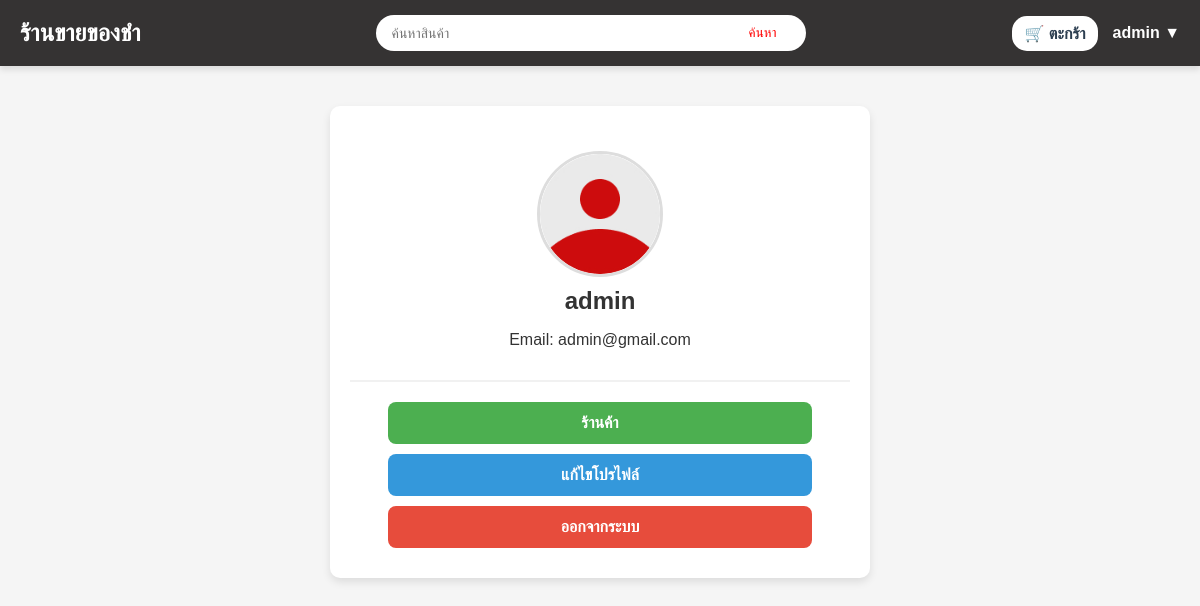
/profile/ (signed in), run on the app's committed database.
### products/models.py (models this page shows)
class User(AbstractUser):
    ROLE_CHOICES = [
        ('member', 'Member'),
        ('admin', 'Admin'),
    ]
    role = models.CharField(max_length=10, choices=ROLE_CHOICES, default='member')
    profile_image = models.ImageField(upload_to='profile/', blank=True, null=True, default='profile/default_profile.jpg')

### products/views.py (the view)
# urls.py: path('profile/', profile, name='profile'),
@login_required
def profile(request):
    return render(request, 'profile.html')

### products/templatetags/cart_tags.py (called while the page is built)
@register.filter
def cart_count(user):
    if user.is_authenticated:
        cart_items = CartItem.objects.filter(cart__user=user)
        return sum(item.quantity for item in cart_items)
    return 0

### templates/profile.html (shortened to what this page needs)
{% extends "base.html" %}
{% load static %}
{% block content %}
<link rel="stylesheet" href="{% static 'css/registration.css' %}">
<div class="profile-container">
    <div class="profile-header">
        <div class="profile-avatar">
            <img src="{{ user.profile_image.url }}" alt="Profile Picture">
        </div>
        <h2 class="profile-name">{{ user.username }}</h2>
        <p class="profile-email">Email: {{ user.email }}</p>
    </div>
    <div class="profile-actions">
        {% if user.is_superuser %}
            <a href="{% url 'home' %}" class="dashboard-btn">ร้านค้า</a>
        {% endif %}
        <a href="{% url 'edit_profile' %}" class="edit-btn">แก้ไขโปรไฟล์</a>
        <a href="{% url 'logout' %}" class="logout-btn">ออกจากระบบ</a>
    </div>
</div>
{% endblock %}

### templates/base.html (shortened to what this page needs)
{% load static %}
{% load cart_tags %}
<!DOCTYPE html>
<html lang="th">
<head>
    <link rel="stylesheet" href="{% static 'css/style.css' %}">
</head>
<body>
    <header>
        <a href="{% url 'home' %}" class="logo">ร้านขายของชำ</a>
        <form method="GET" action="{% url 'search_results' %}" class="search-form">
            <input
                type="text"
                name="query"
                value="{{ request.GET.query }}"
                placeholder="ค้นหาสินค้า"
                class="search-input"
            />
            <button type="submit" class="search-button">
                ค้นหา
            </button>
        </form>
        {% if user.is_authenticated %}
            <div class="user-menu">
                {% with user|cart_count as cart_total_items %}
                    <a href="{% url 'cart' %}" class="cart-btn">
                        🛒 ตะกร้า {% if cart_total_items > 0 %}({{ cart_total_items }}){% endif %}</a>
                {% endwith %}
                <div class="dropdown-container">
                    <span class="user-name" id="userDropdown">{{ user.username }} ▼</span>
                </div>
            </div>
        {% else %}
            <div class="auth-links">
                <a href="{% url 'login' %}" class="btn">เข้าสู่ระบบ</a>
                <a href="{% url 'register' %}" class="btn primary">สมัครสมาชิก</a>
            </div>
        {% endif %}
    </header>
    <main>
        {% block content %}{% endblock %}
    </main>
</body>
</html>

### static/css/style.css (style rules this page uses)
body { font-family: 'Arial', sans-serif; margin: 0; padding: 0; background-color: #f5f5f5; color: #333; }
header { display: flex; justify-content: space-between; align-items: center; padding: 15px 20px; background: #353333; box-shadow: 0px 4px 6px rgba(0, 0, 0, 0.1); }
.logo { font-size: 24px; font-weight: bold; color: white; text-decoration: none; }
.search-form { position: relative; max-width: 400px; width: 100%; }
.search-input { width: 100%; background-color: white; padding: 10px 15px; font-size: 14px; color: #000000; border: none; border-radius: 25px; transition: background-color 0.3s ease; }
.search-button { position: absolute; right: 0px; top: 50%; transform: translateY(-50%); background: none; border: none; cursor: pointer; padding: 0; display: flex; align-items: center; justify-content: center; color: #ff0000; }
.user-menu { display: flex; align-items: center; }
.cart-btn { background: white; padding: 8px 12px; border-radius: 15px; text-decoration: none; font-weight: bold; color: #2c3e50; transition: 0.3s; }
.dropdown-container { position: relative; margin-left: 15px; }
.user-name { cursor: pointer; font-weight: bold; color: white; transition: color 0.3s ease; }

### static/css/registration.css (style rules this page uses)
h2 { color: white; margin: 10px 0; }
.profile-container { max-width: 500px; margin: 40px auto; background: white; padding: 20px; border-radius: 10px; box-shadow: 0 4px 8px rgba(0, 0, 0, 0.1); text-align: center; }
.profile-header { padding: 15px 0; border-bottom: 2px solid #f1f1f1; }
.profile-name { font-size: 24px; font-weight: bold; color: #333; }
.profile-actions { margin-top: 20px; }
.profile-actions a { display: block; width: 80%; margin: 10px auto; padding: 12px; text-decoration: none; border-radius: 8px; font-weight: bold; text-align: center; transition: 0.3s; }
.dashboard-btn { background: #4CAF50; color: white; }
.edit-btn { background: #3498db; color: white; }
.logout-btn { background: #e74c3c; color: white; }
.profile-avatar { width: 100px; height: 100px; margin: 20px auto; border-radius: 50%; overflow: hidden; border: 4px solid #ddd; }
.profile-avatar img { width: 100%; height: 100%; object-fit: cover; }
.profile-avatar { width: 120px; height: 120px; margin: 10px auto; border-radius: 50%; overflow: hidden; border: 3px solid #ddd; }

### data on the page
User: username "admin", profile_image (placeholder picture), email "admin@gmail.com"
